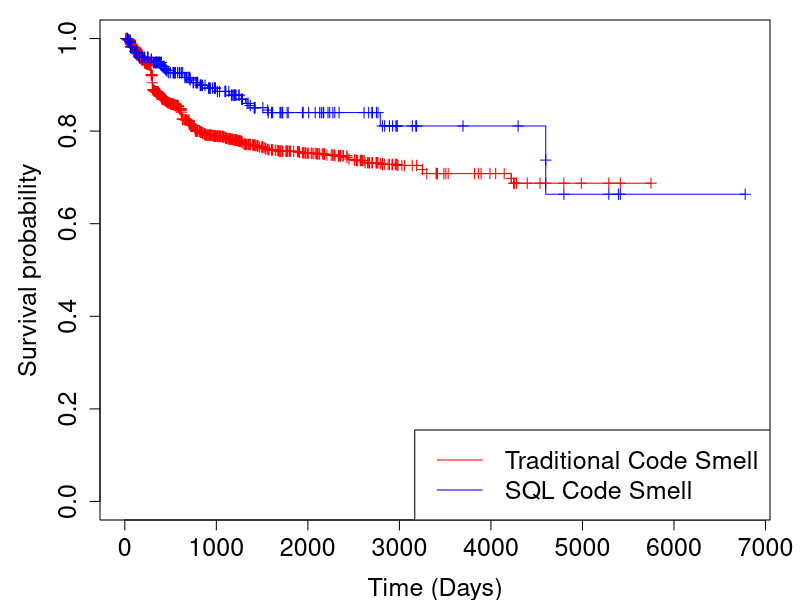
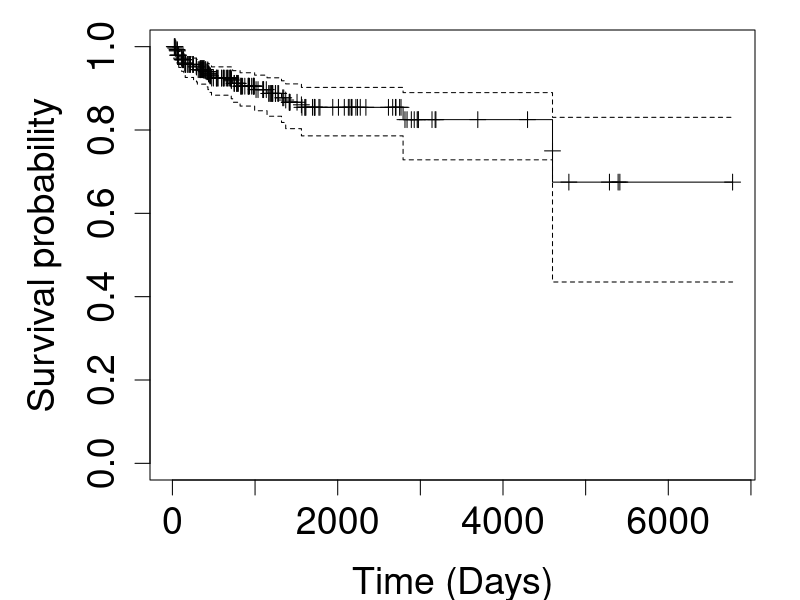
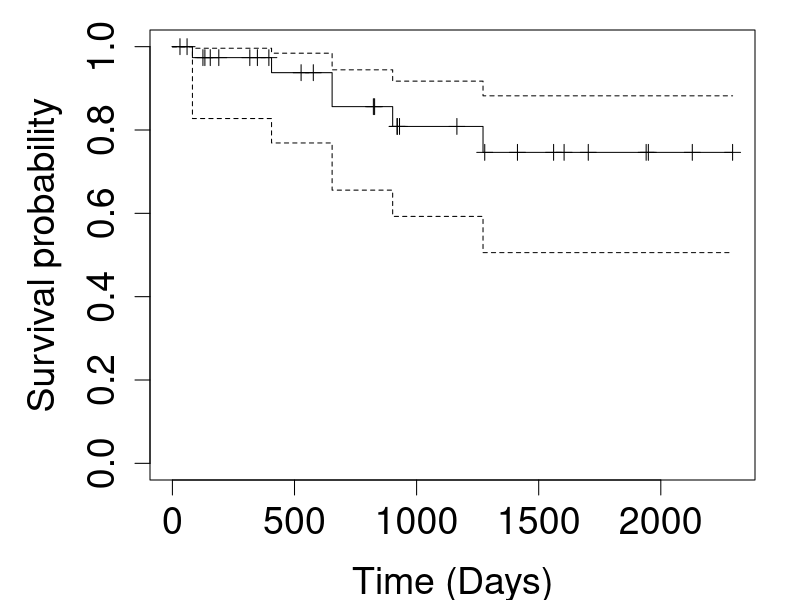

The R source for these figures, in order:
## ---- chunk 1
#install packages
#install.packages("car", dependencies=TRUE)
install.packages("survival", dependencies=TRUE)
install.packages("flexsurv", dependencies=TRUE)
install.packages("KMsurv", dependencies=TRUE)
#install.packages("e1071", dependencies=TRUE)
#install.packages("rms", dependencies=TRUE)
## ---- chunk 2
data=read.csv('Dataset_Survivial_analysis.csv')
library(survival)
## ---- chunk 3
head(data)
## ---- chunk 4
#pdf("Kaplan_Meir_traditional_database.pdf")
ser<-Surv(data$days, data$status)
kmsurv <-survfit(Surv(data$days, data$status)~data$DBsmell,conf.type='log-log')   
#summary(kmsurv)
#red: traditional smells, blue: database smells
par(mar=c(4,5,1,1.5))
plot(kmsurv,xlab="Time (Days)",  ylab="Survival probability", col=c("red","blue"), mark.time = TRUE,lty = c(1,1), cex.lab=1.5, cex.axis=1.5, cex.main=1.5, cex.sub=1.5)
par(cex = 1.5)
legend("bottomright",c("Traditional Code Smell","SQL Code Smell"), col=c("red","blue"),lty = c(1,1))
survdiff(formula = ser~data$DBsmell)
#pdf(plot)
#dev.off()
## ---- chunk 5
data_imp<-data[data$smellType=='IMPLICIT_COLUMNS',]
data_fu<-data[data$smellType=='FEAR_OF_THE_UNKNOWN',]
## ---- chunk 6
#pdf("Kaplan_Meir_implicit_columns.pdf")
ser=Surv(data_imp$days, data_imp$status)
kmsurv <-survfit(ser~1,conf.type='log-log')

par(mar=c(4,5,1,1.5))
plot(kmsurv,xlab="Time (Days)", mark.time = TRUE, ylab="Survival probability",cex.lab=1.5, cex.axis=1.5, cex.main=1.5, cex.sub=1.5)
#pdf(plot)
#dev.off()
## ---- chunk 7
#pdf("Kaplan_Meir_fear_of_unknown.pdf")
ser=Surv(data_fu$days, data_fu$status)
kmsurv <-survfit(ser~1,conf.type='log-log')
par(mar=c(4,5,1,1.5))
plot(kmsurv,xlab="Time (Days)", mark.time = TRUE,  ylab="Survival probability",cex.lab=1.5, cex.axis=1.5, cex.main=1.5, cex.sub=1.5)
#pdf(plot)
#dev.off()
